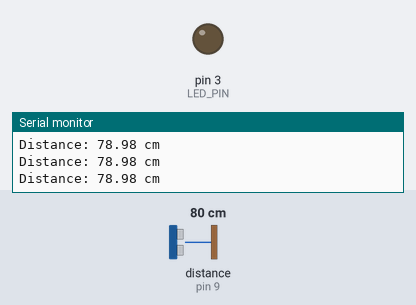
A sketch run on a simulated Arduino Uno, built with avr-gcc and run on an emulated ATmega328P. Parts: output pins drawn as LEDs (lit = HIGH), the last lines printed to the serial monitor. Wiring (inferred from the names in the program): ultrasonic range finder: trigger pin 10; echo pin 9. The test bench sets the inputs (shaded band); at power-on: distance to the obstacle (sensor on pin 9) 80 cm. The echo pulse lasts 58.3 µs per cm; pins used as bus, display or sensor lines are not drawn.

Above: at 1.3 s.
1.4 s: distance to the obstacle (sensor on pin 9) set to 55 cm
2.9 s: distance to the obstacle (sensor on pin 9) set to 48 cm
At 4.1 s:
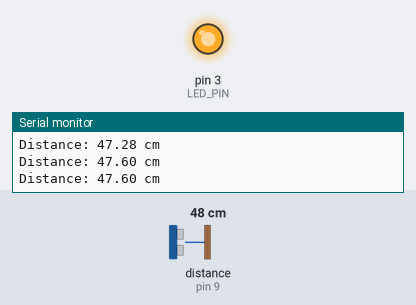
4.5 s: distance to the obstacle (sensor on pin 9) set to 60 cm
At 5.7 s:
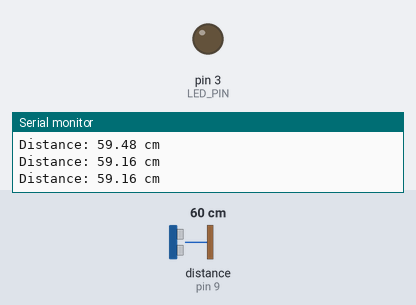
6.0 s: distance to the obstacle (sensor on pin 9) set to 2 cm
At 7.2 s:
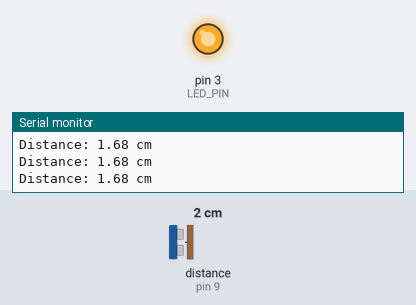
Timing chart, 0 to 8.5 s (numbered marks = the images above; inputs shaded):
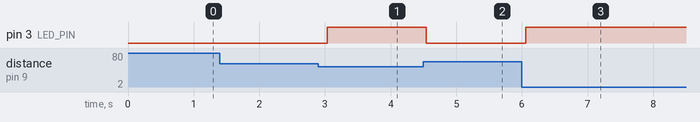

The sketch:

leds_sensor.ino
```cpp
const int TRIG_PIN = 10;
const int ECHO_PIN = 9;
const int LED_PIN  = 3;
const int DISTANCE_THRESHOLD = 50; // cm

float duration_us, distance_cm;

void setup() {
  Serial.begin(115200);
  pinMode(TRIG_PIN, OUTPUT);
  pinMode(ECHO_PIN, INPUT);
  pinMode(LED_PIN, OUTPUT);
}

void loop() {
  // Trigger ultrasonic pulse
  digitalWrite(TRIG_PIN, LOW);
  delayMicroseconds(2);
  digitalWrite(TRIG_PIN, HIGH);
  delayMicroseconds(10);
  digitalWrite(TRIG_PIN, LOW);

  // Measure echo pulse
  duration_us = pulseIn(ECHO_PIN, HIGH, 30000);

  if (duration_us == 0) {
    Serial.println("Out of range");
    digitalWrite(LED_PIN, HIGH); // LED OFF
  } else {
    distance_cm = 0.017 * duration_us;

    Serial.print("Distance: ");
    Serial.print(distance_cm);
    Serial.println(" cm");

    if (distance_cm <= DISTANCE_THRESHOLD) {
      digitalWrite(LED_PIN, HIGH); // LED ON if in range
    } else {
      digitalWrite(LED_PIN, LOW);  // LED OFF if out of range
    }
  }

  delay(500);
}
```

Measured:
- the behaviour switches between 51 and 50 cm on distance to the obstacle (sensor on pin 9) (found by bisection; images 0 and 1)
- after the input at 2.9 s, pin 3 (LED_PIN): LOW → HIGH after 0.13 s
- after the input at 4.5 s, pin 3 (LED_PIN): HIGH → LOW after 0.05 s
- after the input at 6.0 s, pin 3 (LED_PIN): LOW → HIGH after 0.06 s
